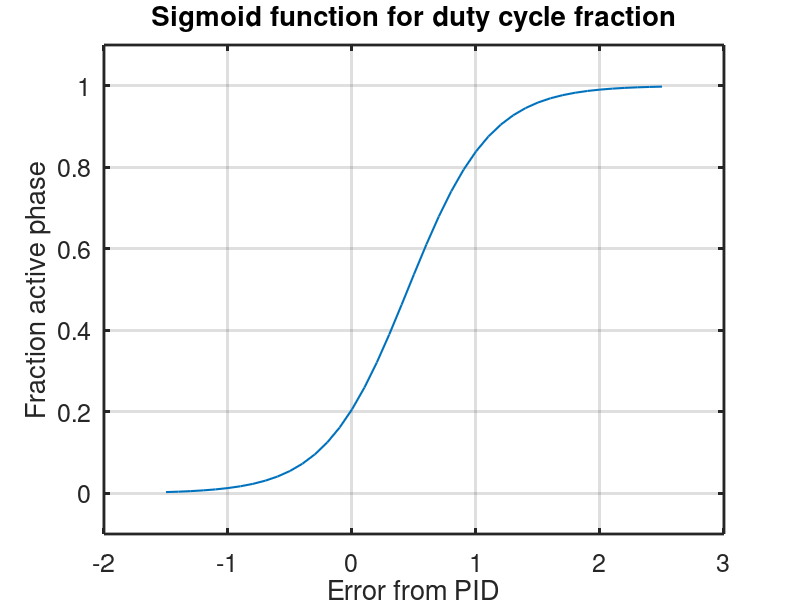

MATLAB code to generate this figure:
close all
a=3;
c=0.45;
e = -1.5:0.1:2.5;
plot(e,sigmf(e,[a c]),'linewidth',1.5)
grid on
xlabel("Error from PID")
ylabel("Fraction active phase")
ylim([-0.1 1.1])
title("Sigmoid function for duty cycle fraction")
set(gca,'fontsize',18)
set(gca,'LineWidth',2)